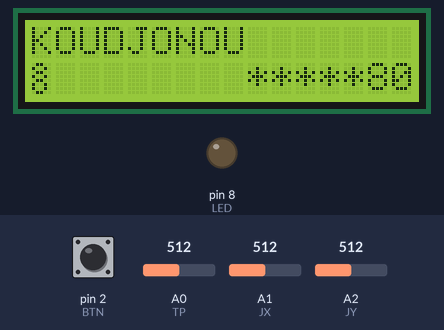
A sketch run on a simulated Arduino Uno, built with avr-gcc and run on an emulated ATmega328P. Shown: 16×2 character LCD, output pins drawn as LEDs (lit = HIGH). Inputs (shaded band) come from the test bench; at power-on: A2 (JY) = 512, A1 (JX) = 512, A0 (TP) = 512, pin 2 (BTN) HIGH. What the sketch prints to the serial monitor is not drawn.

Above: at 1.2 s.
1.3 s: A2 (JY) set to 537
4.3 s: A2 (JY) set to 560
At 5.6 s:
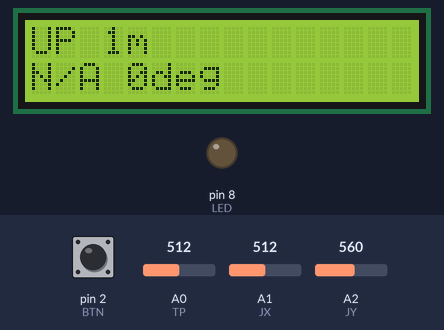
7.3 s: A1 (JX) set to 540
10.3 s: A1 (JX) set to 572
At 13.1 s:
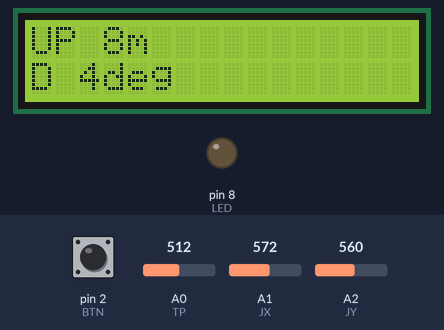
13.3 s: A0 (TP) set to 604
16.3 s: A0 (TP) set to 633
At 18.1 s:
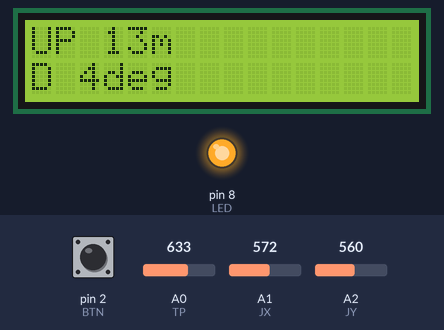
Timing chart, 0 to 19.6 s (numbered marks = the images above; inputs shaded):
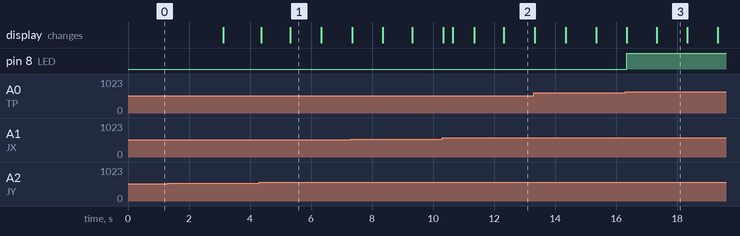

Measured:
- the behaviour switches between 550 and 551 on A2 (JY) (found by bisection; images 0 and 1)
- the behaviour switches between 555 and 556 on A1 (JX) (found by bisection; images 1 and 2)
- the behaviour switches between 618 and 619 on A0 (TP) (found by bisection; images 2 and 3)
- after the input at 4.3 s, the display: first changes after 0.06 s (image 1 shows a later state)
- after the input at 10.3 s, the display: first differs from a run without the input after 0.34 s (image 2 shows a later state)
- after the input at 16.3 s, pin 8 (LED): LOW → HIGH at once
- what the display in image 1 shows lasts 1.0 s, from 5.3 s to 6.3 s

The sketch:

0sx_labo_03.ino
```cpp
#include <Wire.h>
#include <LiquidCrystal_I2C.h>
#include <math.h>

// Broches
#define ADR 0x27
#define TP A0
#define JX A1
#define JY A2
#define BTN 2
#define LED 8

LiquidCrystal_I2C lcd(ADR, 16, 2);

// Caractère perso
byte c8[8] = {
  B01100,
  B10010,
  B01100,
  B10010,
  B01100,
  B10010,
  B10010,
  B01100
};

// Temps
unsigned long t0 = 0;
unsigned long tSer = 0;
unsigned long tDeb = 0;
unsigned long tAlt = 0;

// Délais
const unsigned long d0 = 3000;
const unsigned long dSer = 100;
const unsigned long dDeb = 50;

// Zone neutre joystick
const int nMin = 450;
const int nMax = 550;

// Seuils température
const float onT = 35.0;
const float offT = 30.0;

// États
bool page2 = false;
bool fan = false;

// Bouton
int lastRead = HIGH;   // dernière lecture brute
int btnState = HIGH;   // état stable validé

// Valeurs
int x = 512;
int y = 512;
int dir = 0;
float alt = 0.0;
float temp = 0.0;
String etat = "STOP";

void setup() {
  Serial.begin(115200);

  pinMode(BTN, INPUT_PULLUP);
  pinMode(LED, OUTPUT);
  digitalWrite(LED, LOW);

  lcd.init();
  lcd.backlight();
  lcd.createChar(0, c8);

  t0 = millis();
  tAlt = millis();
}

void loop() {
  unsigned long now = millis();

  // Écran de départ
  if (now - t0 < d0) {
    debut();
    return;
  }

  lireTemp();
  lireJoy();
  calcAlt(now);
  calcDir();
  gererLed();
  gererBtn(now);
  afficher();
  envoyer(now);
}

void debut() {
  lcd.setCursor(0, 0);
  lcd.print("KOUDJONOU       ");

  lcd.setCursor(0, 1);
  lcd.write((uint8_t)0);
  lcd.setCursor(9, 1);
  lcd.print("*****80");
}

void lireTemp() {
  int v = analogRead(TP);
  if (v <= 0) v = 1;

  float r = (1023.0 / v - 1.0) * 10000.0;

  temp = 1.0 / (
           0.001129148 +
           0.000234125 * log(r) +
           0.0000000876741 * pow(log(r), 3)
         ) - 273.15;
}

void lireJoy() {
  x = analogRead(JX);
  y = analogRead(JY);
}

void calcAlt(unsigned long now) {
  float dt = (now - tAlt) / 1000.0;
  tAlt = now;

  if (y > nMax) {
    etat = "UP";
    alt += dt;
  }
  else if (y < nMin) {
    etat = "DOWN";
    alt -= dt;
  }
  else {
    etat = "STOP";
  }

  if (alt < 0) alt = 0;
  if (alt > 200) alt = 200;
}

void calcDir() {
  if (x > nMax) {
    dir = map(x, nMax, 1023, 0, 90);
  }
  else if (x < nMin) {
    dir = map(x, nMin, 0, 0, -90);
  }
  else {
    dir = 0;
  }
}

void gererLed() {
  if (temp > onT) {
    fan = true;
  }
  else if (temp < offT) {
    fan = false;
  }

  digitalWrite(LED, fan ? HIGH : LOW);
}

// Gestion du bouton : 1 clic = 1 changement de page
void gererBtn(unsigned long now) {
  int readBtn = digitalRead(BTN);

  // changement brut -> on relance le chrono anti-rebond
  if (readBtn != lastRead) {
    tDeb = now;
  }

  // si la lecture est stable assez longtemps
  if (now - tDeb > dDeb) {

    // si l’état stable change
    if (readBtn != btnState) {
      btnState = readBtn;

      // INPUT_PULLUP : clic validé quand état stable devient LOW
      if (btnState == LOW) {
        page2 = !page2;
        lcd.clear();
      }
    }
  }

  lastRead = readBtn;
}

void afficher() {
  if (!page2) {
    // Page 1 = vitesse/direction
    lcd.setCursor(0, 0);
    lcd.print("                ");
    lcd.setCursor(0, 0);
    lcd.print(etat);
    lcd.print(" ");
    lcd.print((int)alt);
    lcd.print("m");

    lcd.setCursor(0, 1);
    lcd.print("                ");
    lcd.setCursor(0, 1);

    if (dir < 0) {
      lcd.print("G ");
      lcd.print(abs(dir));
      lcd.print("deg");
    }
    else if (dir > 0) {
      lcd.print("D ");
      lcd.print(dir);
      lcd.print("deg");
    }
    else {
      lcd.print("N/A 0deg");
    }
  }
  else {
    // Page 2 = température + état
    lcd.setCursor(0, 0);
    lcd.print("                ");
    lcd.setCursor(0, 0);
    lcd.print("Temp:");
    lcd.print(temp, 1);
    lcd.print("C");

    lcd.setCursor(0, 1);
    lcd.print("                ");
    lcd.setCursor(0, 1);
    lcd.print("COOLING:");
    lcd.print(fan ? "ON" : "OFF");
  }
}

void envoyer(unsigned long now) {
  if (now - tSer >= dSer) {
    tSer = now;

    Serial.print("etd:2384980,x:");
    Serial.print(x);
    Serial.print(",y:");
    Serial.print(y);
    Serial.print(",sys:");
    Serial.println(fan ? 1 : 0);
  }
}
```
